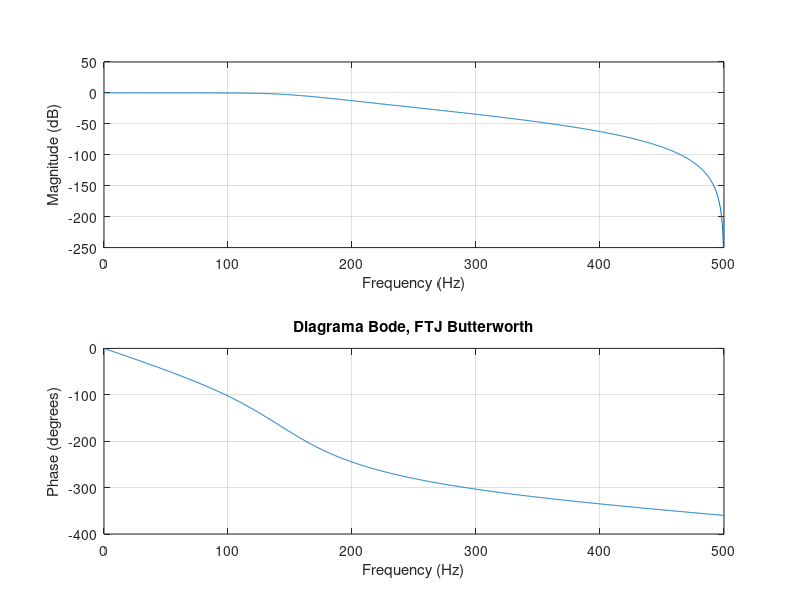

The MATLAB source for this figure:
% Parametrii filtrului
Fe = 1000;   % frecventa de esantionare [Hz]
FN = Fe/2;   % frecventa Nyquist
N = 4;       % ordinul filtrului
Fc = 150/FN; % Frecventa de taiere normalizata (150 Hz)
[B, A] = butter(N, Fc, 'low');

% Vizualizarea raspunsului
freqz(B, A, 1024, Fe);
title('Diagrama Bode, FTJ Butterworth');

H = tf(B,A,1/Fe)

